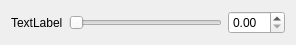
<?xml version="1.0" encoding="UTF-8"?>
<ui version="4.0">
 <class>Form</class>
 <widget class="QWidget" name="Form">
  <property name="geometry">
   <rect>
    <x>0</x>
    <y>0</y>
    <width>296</width>
    <height>44</height>
   </rect>
  </property>
  <property name="windowTitle">
   <string>Form</string>
  </property>
  <layout class="QHBoxLayout" name="horizontalLayout" stretch="1,20,1">
   <item>
    <widget class="QLabel" name="label">
     <property name="text">
      <string>TextLabel</string>
     </property>
    </widget>
   </item>
   <item>
    <widget class="QSlider" name="horizontalSlider">
     <property name="orientation">
      <enum>Qt::Horizontal</enum>
     </property>
    </widget>
   </item>
   <item>
    <widget class="QDoubleSpinBox" name="doubleSpinBox"/>
   </item>
  </layout>
 </widget>
 <resources/>
 <connections/>
</ui>
